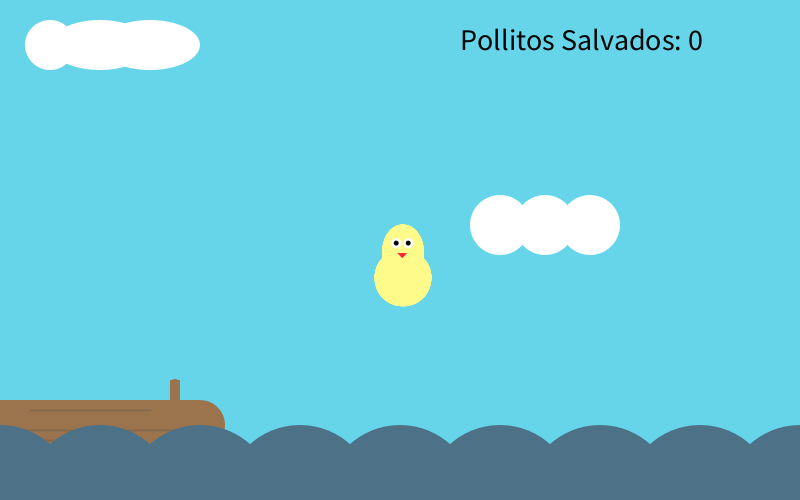
Frame 1 (no input)
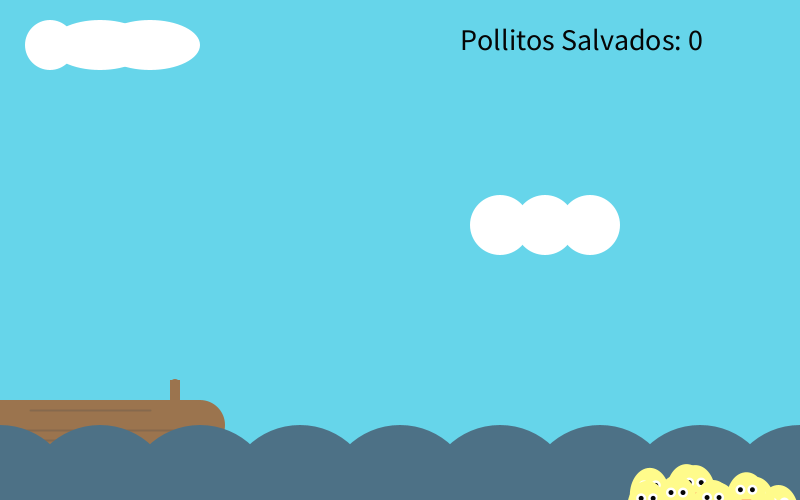
Frame 60 (the mouse pressed at the canvas centre just before this capture)
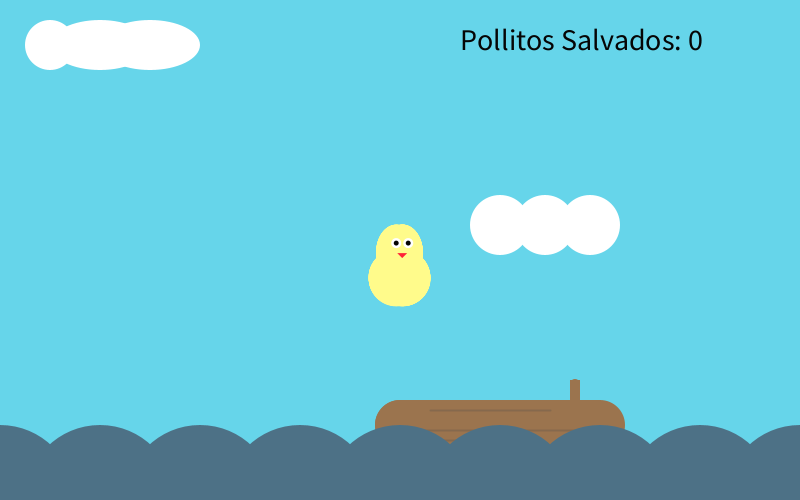
Frame 120 (the mouse held since frame 60 and released just before this capture)

The Processing sketch that drew these frames (run headless with seeded random() and noise(); from frame 60 on, the mouse is pressed at the canvas centre):

// Processing sketch: processing_184373
// ── processing_184373.pde

float xaigua = 0;
float yaigua = 500;
float maigua = 150;
 
//control nube
float xnube = 50;
float ynube = 45;
float mnube = 50;
 
//control del pollito

int total= 50;
float [] pollox = new float [total];
float [] polloy = new float [total];
float [] velocitatx = new float [total];
float [] velocitaty = new float [total];
 float mpollo = 40;
 
int bones=0;
int dolentes=0;
 
void setup() {
  size (800, 500);
  
  //condicio
  for (int i =0; i<total; i++) {
    pollox[i] =  width/2;
    polloy[i] =  height/2;
    velocitatx[i] = random (2, 4);  
    velocitaty[i] = random (2, 4);
  }
  
  
}
 
void draw() {
  float xarbre = mouseX;
  float yarbre = 400;
  float mida = 200;
  fill(5);
 
  background (102, 213, 234);
 
 // 1000 crack!!!
 if(bones>=100){
      fill(random(255),random(255),random(255));
      textSize (100);
      text ("¡Edgar tramposo!", 60,height/2);
    }
  //tronc
 
  fill(155, 116, 78);
  noStroke();
  rect(xarbre, yarbre, mida, mida/4);
  ellipse(xarbre, yarbre+25, mida/4, mida/4);
  ellipse(xarbre, yarbre+25, mida/4, mida/4);
  ellipse(xarbre+mida, yarbre+25, mida/4, mida/4);
  rect (xarbre+mida-30, yarbre-20, mida-190, mida-170);
  ellipse(xarbre+mida-25, yarbre-16, mida/20, mida/20);
 
  stroke(134, 105, 77);
  strokeWeight(2);
  line(xarbre+30, yarbre+10, xarbre+150, yarbre+10);
  line(xarbre-10, yarbre+40, xarbre+90, yarbre+40);
  line(xarbre-5, yarbre+30, xarbre+180, yarbre+30);
 
  // onades
 
  fill(77, 113, 134);
  noStroke();
 
  ellipse(xaigua, yaigua, maigua, maigua);
  ellipse(xaigua+100, yaigua, maigua, maigua);
  ellipse(xaigua+200, yaigua, maigua, maigua);
  ellipse(xaigua+300, yaigua, maigua, maigua);
  ellipse(xaigua+400, yaigua, maigua, maigua);
  ellipse(xaigua+500, yaigua, maigua, maigua);
  ellipse(xaigua+600, yaigua, maigua, maigua);
  ellipse(xaigua+700, yaigua, maigua, maigua);
  ellipse(xaigua+800, yaigua, maigua, maigua);
 
  //nube
  fill(255);
  ellipse(xnube, ynube, mnube, mnube);
  ellipse(xnube*2, ynube, mnube*2, mnube);
  ellipse(xnube*3, ynube, mnube*2, mnube);
 
  ellipse(xnube*10, ynube*5, mnube+10, mnube+10);
 
  ellipse(xnube*10+mnube-5, ynube*5, mnube+10, mnube+10);
  ellipse(xnube*10+mnube*2-10, ynube*5, mnube+10, mnube+10);
 
  //dibuix pollito aka pilota + actualitzacio condicio
  
  for (int i =0; i<total; i++) {
    pollox[i] += velocitatx[i];
    polloy[i] += velocitaty[i];
 
  fill(255, 251, 139);
 
  //pollox = pollox + velocitatx;
  ellipse(pollox[i], polloy[i], mpollo, mpollo+15);
  ellipse(pollox[i], polloy[i]+25, mpollo+15, mpollo+15);
  fill(255, 34, 56);
  triangle(pollox[i]-5, polloy[i], pollox[i]+5, polloy[i], pollox[i], polloy[i]+5);
  fill(255);
  ellipse(pollox[i]-6, polloy[i]-10, mpollo/4, mpollo/4);
  ellipse(pollox[i]+6, polloy[i]-10, mpollo/4, mpollo/4);
  fill(5);
  ellipse(pollox[i]-6, polloy[i]-10, mpollo/8, mpollo/8);
  ellipse(pollox[i]+6, polloy[i]-10, mpollo/8, mpollo/8);
 
 
  //movimiento pelota
 
  pollox[i]= pollox[i] + velocitatx[i];
   polloy[i]= polloy[i]+ velocitaty[i];
 
 //condicions pel rebot
 
 
  if (polloy[i]-20<=0) {
    velocitaty[i]=-velocitaty[i];
  }
 
  if (pollox[i]>=width-20) {
    velocitatx[i]= -velocitatx[i];
  }
 
  if (pollox[i]-20 <=0) {
    velocitatx[i]=-velocitatx[i];
  }
 
  // que rebote en el tronco
 
 if (pollox[i] >= mouseX-mida && pollox[i] <= mouseX+mida&& polloy[i] >= yarbre-9-mpollo && polloy[i] <= yarbre+9-mpollo) {
 
    velocitaty[i] = -velocitaty[i];
  
  //recompte bones  
    float disty= polloy[i];
    if (disty <=height) bones=bones +1;
    
    
    
    
    
  }
  
  if (mousePressed) {
    pollox[i] = mouseX;
    polloy[i] = mouseY;
    bones=0;
  
}
 
}
fill(5);
textSize(30);
text ("Pollitos Salvados: "+ bones,460,50);

}
